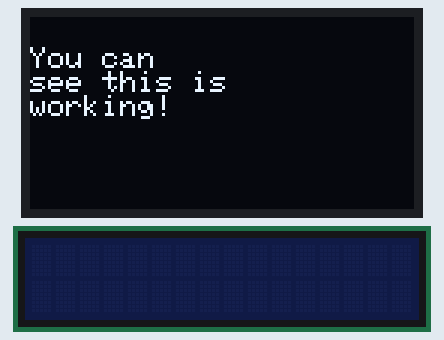
This sketch was run on a simulated Arduino Uno, built with avr-gcc and run on an emulated ATmega328P. Shown: 128×64 one-colour display, 16×2 character LCD.

Above: at 2.1 s.
At 2.64 s:
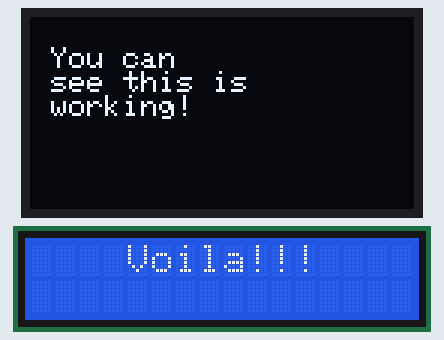
At 3.24 s:
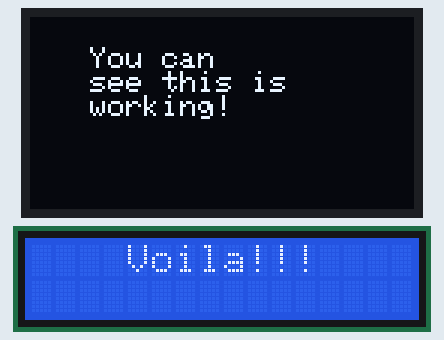
At 3.84 s:
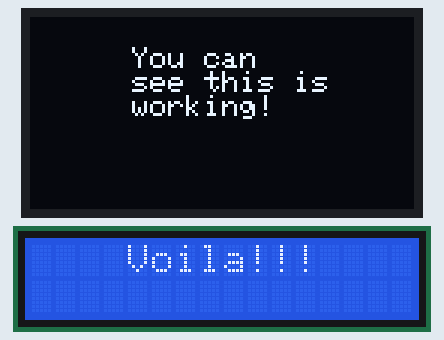
At 5.64 s:
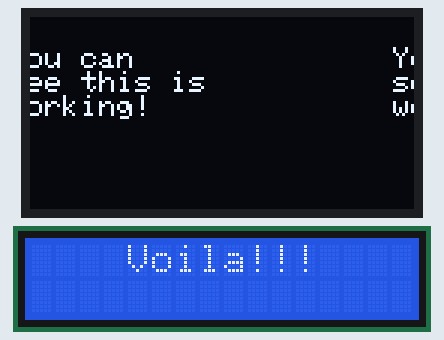
At 7.2 s:
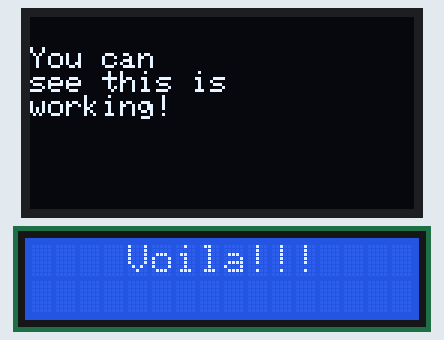

Measured:
- by itself, everything shown: repeats every 6.0 s, in 14 steps
- what the display in image 5 shows lasts 1.3 s, from 7.2 s to 8.5 s

The sketch:

I2C_bus.ino
```cpp
#include <Wire.h>
#include <Adafruit_GFX.h>
#include <Adafruit_SSD1306.h>
#include <LiquidCrystal_I2C.h>
LiquidCrystal_I2C lcd = LiquidCrystal_I2C(0x3F, 16, 2);

#define SCREEN_WIDTH 128 // OLED display width, in pixels
#define SCREEN_HEIGHT 64 // OLED display height, in pixels

// Declaration for an SSD1306 display connected to I2C (SDA, SCL pins)
Adafruit_SSD1306 display(SCREEN_WIDTH, SCREEN_HEIGHT, &Wire, -1);

void setup() {
  Serial.begin(115200);

  if(!display.begin(SSD1306_SWITCHCAPVCC, 0x3C)) { // Address 0x3D for 128x64
    Serial.println(F("SSD1306 allocation failed"));
    for(;;);
  }
  delay(2000);
  display.clearDisplay();

  display.setTextSize(1);
  display.setTextColor(WHITE);
  display.setCursor(0, 10);
  // Display static text
  display.println("You can ");
  display.println("see this is ");
  display.println("working!");
  display.display();
  //lcd
  lcd.begin(16,2);
  lcd.init();
  lcd.backlight(); // Enable or Turn On the backlight
}

void loop() {
   // Scroll in various directions, pausing in-between:
  lcd.setCursor(4,0);
  lcd.print("Voila!!!");
  display.startscrollright(0x00, 0x0F);
  delay(2000);
  display.stopscroll();
  delay(1000);
  display.startscrollleft(0x00, 0x0F);
  delay(2000);
  display.stopscroll();
  delay(1000);
}
```
